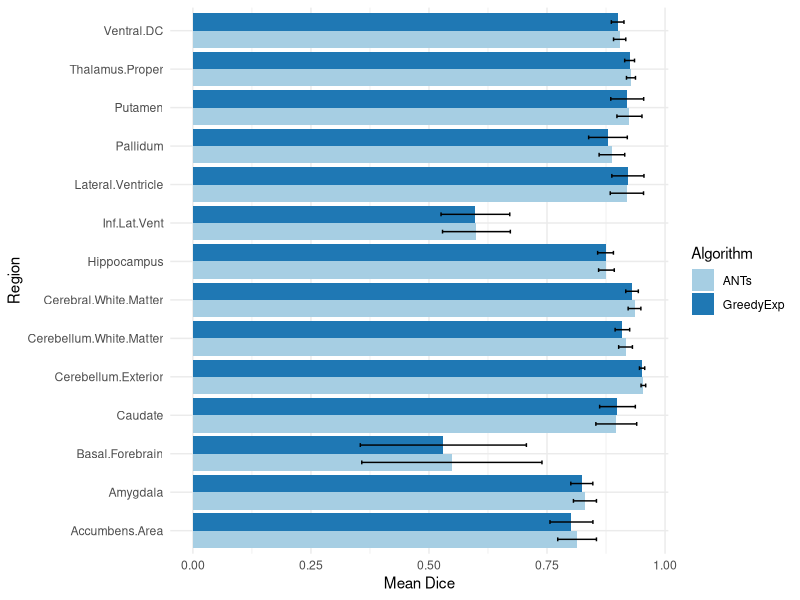
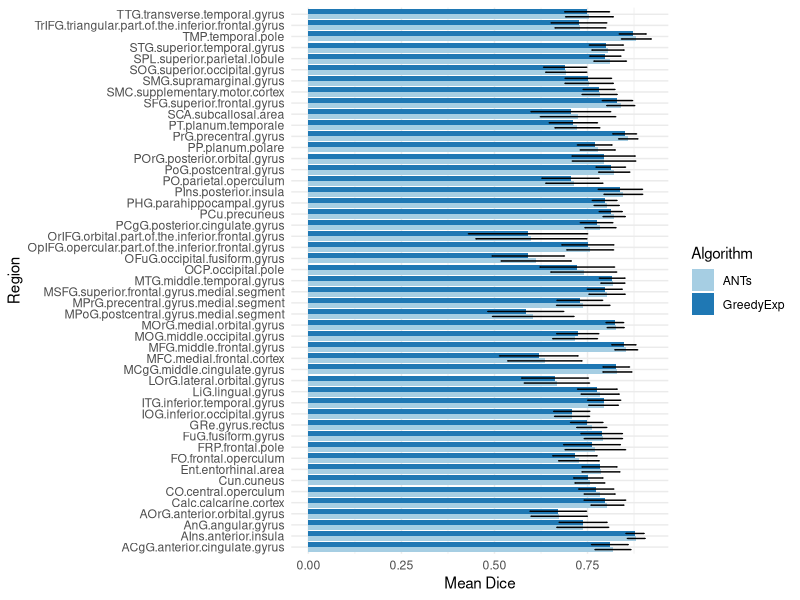
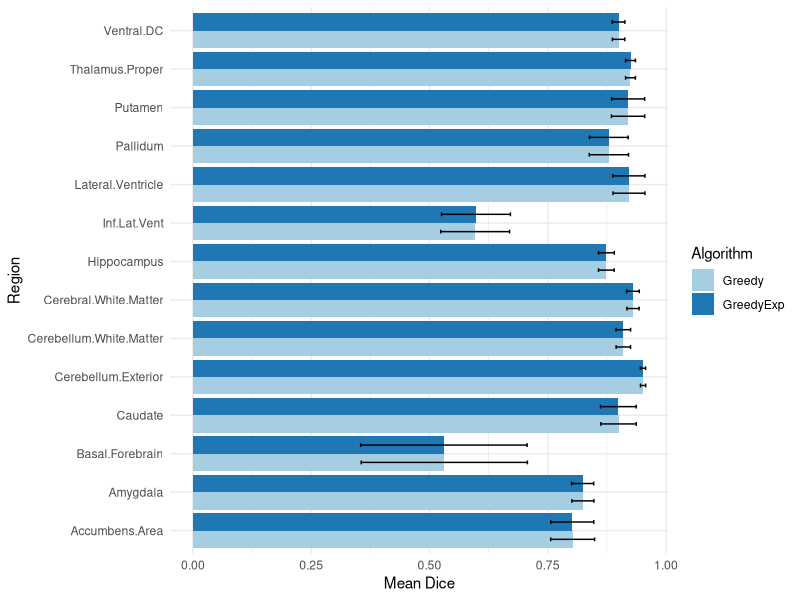
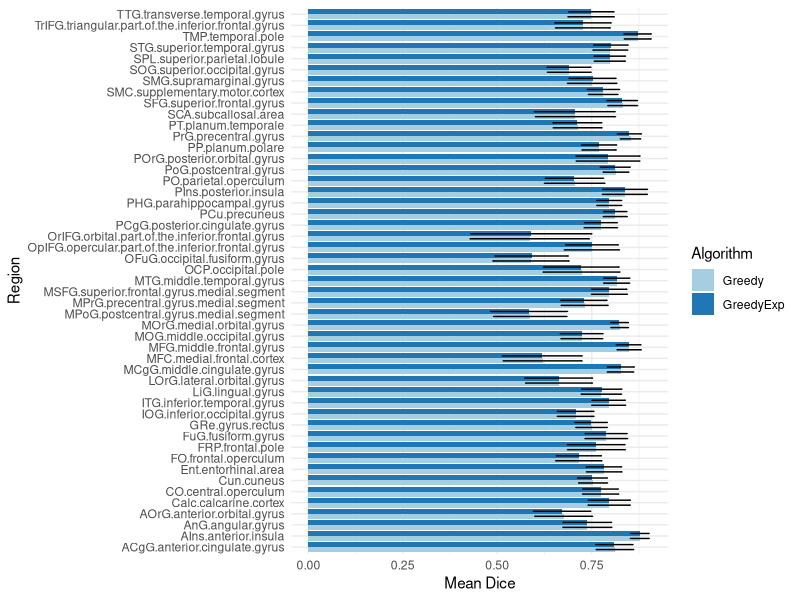

These charts were generated, in order, by the following R code:
library(ggplot2)

compareMethods <- function(methodA, methodAName, methodB, methodBName) {

  numLabels = ncol(methodA)

  Region = factor(colnames(methodA))

  RegionB = factor(colnames(methodB))

  if ( !(all.equal(Region,RegionB)) ) {
    stop("Region labels are not identical for both methods")
  }

  p = vector("numeric", numLabels)
  t = vector("numeric", numLabels)
  q = vector("numeric", numLabels)
  e = vector("numeric", numLabels)

  for (i in 1:numLabels) {
    x = t.test(methodA[,i], methodB[,i], paired = T)
    p[i] = x$p.value
    t[i] = x$statistic
    e[i] = x$estimate
  }

  q = p.adjust(p, method = "fdr")

  which(q < 0.05)

  methodAMeans = colMeans(methodA)
  methodASD = apply(methodA, 2, sd)

  methodBMeans = colMeans(methodB)
  methodBSD = apply(methodB, 2, sd)

  dfBarsA = data.frame(Region = factor(colnames(methodA)), Mean = methodAMeans, SD = methodASD, Algorithm = rep(methodAName, numLabels))
  dfBarsB = data.frame(Region = factor(colnames(methodB)), Mean = methodBMeans, SD = methodBSD, Algorithm = rep(methodBName, numLabels))

  dfBars = rbind(dfBarsA, dfBarsB)

  dfTTest = data.frame(Region = Region, estimate = e, t.stat = t, p.value = p, fdrq.value = q)

  return(list(tTestData = dfTTest, barPlotData = dfBars))

}



plotMethods <- function(barPlotData) {

  ggplot(data=barPlotData, aes(x=Region, y=Mean, fill=Algorithm)) +
    geom_bar(stat="identity", position=position_dodge()) +
    scale_fill_brewer(palette="Paired") +
    geom_errorbar(aes(ymin=Mean-SD, ymax=Mean+SD), width=.2, position=position_dodge(.9)) +
    theme_minimal() + coord_flip() + ylab("Mean Dice")

}

## Baseline data using ANTs and greedy with mostly defaults
antsRegAntsJLFDice = read.csv("stats/antsRegGreedyJLFDiceBilateral.csv", row.names = 1)
greedyRegGreedyJLFDice = read.csv("stats/greedyRegGreedyJLFDiceBilateral.csv", row.names = 1)

greedyExperimentalDice = read.csv("stats/greedyExperimentalDiceBilateral.csv", row.names = 1)


## Plot cortical labels separately
dfBarsCorticalIndices = c(15:63,78:126)
dfBarsSubCorticalIndices = c(1:14,64:77)

antsVsGreedy = compareMethods(antsRegAntsJLFDice, "ANTs", greedyExperimentalDice, "GreedyExp")

plotMethods(antsVsGreedy$barPlotData[dfBarsSubCorticalIndices,])
plotMethods(antsVsGreedy$barPlotData[dfBarsCorticalIndices,])

greedyCompareParams = compareMethods(greedyRegGreedyJLFDice, "Greedy", greedyExperimentalDice, "GreedyExp")
plotMethods(greedyCompareParams$barPlotData[dfBarsSubCorticalIndices,])
plotMethods(greedyCompareParams$barPlotData[dfBarsCorticalIndices,])
